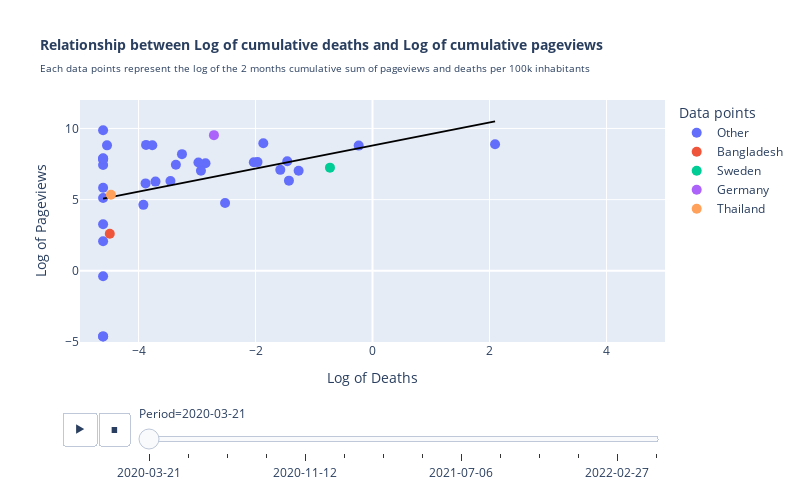

The cell this chart's notebook holds for it:
### Code cell
#intial plot used to get the ols reg data
fig = px.scatter(data, x="Log of Deaths", y="Log of Pageviews", animation_frame="Date", hover_name="country", trendline="ols",
 trendline_color_override= 'black', range_x= [-5, 5], range_y=[-5, 12], color="Data points",
        title= format_title("Relationship between Log of cumulative deaths and Log of cumulative pageviews",
         "Each data points represent the log of the 2 months cumulative sum of pageviews and deaths per 100k inhabitants", 10, 14))
#get result of regression
results = px.get_trendline_results(fig)
tab_result = pd.DataFrame(columns= ['Period', 'Intercept', 'Intercept p-value', 'Coefficient', 'Coefficient p-value'])
date_end = '22-01-2020'
#create summary of the models with params and their respective p-values
for i in range(14):
    results1 = results.iloc[i]["px_fit_results"].params
    results2 = results.iloc[i]["px_fit_results"].pvalues
    date_begin = date_end
    date_end = results.iloc[i]["Date"]
    data['Period'] = np.where(data['i'] == i,"{} to {}".format(date_begin, date_end), data['Date'])
    period = "{} to {}".format(date_begin, date_end)
    tab_result = pd.concat([tab_result, pd.DataFrame({'Period': [period], 'Intercept': [results1[0]], 'Intercept p-value': [results2[0]],
                 'Coefficient': [results1[1]], 'Coefficient p-value': [results2[1]]})], axis= 0)

#final plot with period as animation
fig = px.scatter(data, x="Log of Deaths", y="Log of Pageviews", animation_frame="Period", hover_name="country", trendline="ols",
 trendline_color_override= 'black', range_x= [-5, 5], range_y=[-5, 12], color="Data points",
        title= format_title("Relationship between Log of cumulative deaths and Log of cumulative pageviews",
         "Each data points represent the log of the 2 months cumulative sum of pageviews and deaths per 100k inhabitants", 10, 14))
fig.update_traces(marker_size=10)
fig.update_layout(height=500, width= 800)
fig.layout.updatemenus[0].buttons[0].args[1]["frame"]["duration"] = 2000
fig.show()
fig.write_html("data/regressionDeathsPageviews.html",default_width= 500, default_height= 800)
tab_result = tab_result.set_index('Period').round(3)
tab_result.to_html('data/table_res_reg.html')
tab_result

### Figure 1 — Plotly figure (JSON) as saved in the notebook; plotly's stock layout.template omitted (floating-point values rounded to 4 significant figures)
{"data": [{"hovertemplate": "<b>%{hovertext}</b><br><br>Data points=Other<br>Period=2020-03-21<br>Log of Deaths=%{x}<br>Log of Pageviews=%{y}<extra></extra>", "hovertext": ["Italy", "Russia", "China", "Albania", "Botswana", "Cambodia", "Croatia", "Greece", "Finland", "Norway", "Malaysia", "Israel", "Lithuania", "Serbia", "Slovakia", "Slovenia", "Turkey", "Vietnam", "Bulgaria", "Czechia", "Denmark", "Georgia", "Hungary", "Iceland", "Japan", "Kazakhstan", "South Korea", "Kyrgyzstan", "Netherlands", "Poland", "Romania", "Tajikistan", "Azerbaijan", "Mongolia"], "legendgroup": "Other", "marker": {"color": "#636efa", "size": 10, "symbol": "circle"}, "mode": "markers", "name": "Other", "orientation": "v", "showlegend": true, "type": "scatter", "x": [2.095, -4.538, -1.428, -2.52, -4.605, -4.605, -3.361, -2.029, -1.866, -1.965, -3.454, -3.87, -4.605, -3.709, -4.605, -2.855, -3.879, -4.605, -2.932, -4.605, -1.457, -4.605, -2.975, -1.263, -3.257, -4.605, -1.576, -4.605, -0.236, -3.764, -4.605, -4.605, -3.917, -4.605], "xaxis": "x", "y": [8.893, 8.813, 6.336, 4.759, -4.605, -0.3858, 7.452, 7.624, 8.964, 7.637, 6.31, 8.846, 7.824, 6.266, 7.9, 7.552, 6.141, 7.431, 7.025, 9.877, 7.693, 5.841, 7.608, 7.035, 8.197, 5.115, 7.093, 2.081, 8.796, 8.826, 7.865, -4.605, 4.634, 3.272], "yaxis": "y"}, {"hovertemplate": "<b>OLS trendline</b><br>Log of Pageviews = 0.81012 * Log of Deaths + 8.80118<br>R<sup>2</sup>=0.137853<br><br>Data points=Other<br>Period=2020-03-21<br>Log of Deaths=%{x}<br>Log of Pageviews=%{y} <b>(trend)</b><extra></extra>", "legendgroup": "Other", "line": {"color": "black"}, "marker": {"color": "#636efa", "size": 10, "symbol": "circle"}, "mode": "lines", "name": "Other", "showlegend": false, "type": "scatter", "x": [-4.605, -4.605, -4.605, -4.605, -4.605, -4.605, -4.605, -4.605, -4.605, -4.605, -4.605, -4.605, -4.538, -3.917, -3.879, -3.87, -3.764, -3.709, -3.454, -3.361, -3.257, -2.975, -2.932, -2.855, -2.52, -2.029, -1.965, -1.866, -1.576, -1.457, -1.428, -1.263, -0.236, 2.095], "xaxis": "x", "y": [5.07, 5.07, 5.07, 5.07, 5.07, 5.07, 5.07, 5.07, 5.07, 5.07, 5.07, 5.07, 5.125, 5.628, 5.659, 5.666, 5.752, 5.796, 6.003, 6.078, 6.163, 6.391, 6.426, 6.488, 6.76, 7.158, 7.209, 7.289, 7.524, 7.621, 7.644, 7.778, 8.61, 10.5], "yaxis": "y"}, {"hovertemplate": "<b>%{hovertext}</b><br><br>Data points=Bangladesh<br>Period=2020-03-21<br>Log of Deaths=%{x}<br>Log of Pageviews=%{y}<extra></extra>", "hovertext": ["Bangladesh"], "legendgroup": "Bangladesh", "marker": {"color": "#EF553B", "size": 10, "symbol": "circle"}, "mode": "markers", "name": "Bangladesh", "orientation": "v", "showlegend": true, "type": "scatter", "x": [-4.491], "xaxis": "x", "y": [2.61], "yaxis": "y"}, {"hovertemplate": "Data points=Bangladesh<br>Period=2020-03-21<extra></extra>", "legendgroup": "Bangladesh", "line": {"color": "black"}, "marker": {"color": "#EF553B", "size": 10, "symbol": "circle"}, "mode": "lines", "name": "Bangladesh", "showlegend": false, "type": "scatter", "xaxis": "x", "yaxis": "y"}, {"hovertemplate": "<b>%{hovertext}</b><br><br>Data points=Sweden<br>Period=2020-03-21<br>Log of Deaths=%{x}<br>Log of Pageviews=%{y}<extra></extra>", "hovertext": ["Sweden"], "legendgroup": "Sweden", "marker": {"color": "#00cc96", "size": 10, "symbol": "circle"}, "mode": "markers", "name": "Sweden", "orientation": "v", "showlegend": true, "type": "scatter", "x": [-0.7272], "xaxis": "x", "y": [7.249], "yaxis": "y"}, {"hovertemplate": "Data points=Sweden<br>Period=2020-03-21<extra></extra>", "legendgroup": "Sweden", "line": {"color": "black"}, "marker": {"color": "#00cc96", "size": 10, "symbol": "circle"}, "mode": "lines", "name": "Sweden", "showlegend": false, "type": "scatter", "xaxis": "x", "yaxis": "y"}, {"hovertemplate": "<b>%{hovertext}</b><br><br>Data points=Germany<br>Period=2020-03-21<br>Log of Deaths=%{x}<br>Log of Pageviews=%{y}<extra></extra>", "hovertext": ["Germany"], "legendgroup": "Germany", "marker": {"color": "#ab63fa", "size": 10, "symbol": "circle"}, "mode": "markers", "name": "Germany", "orientation": "v", "showlegend": true, "type": "scatter", "x": [-2.71], "xaxis": "x", "y": [9.532], "yaxis": "y"}, {"hovertemplate": "Data points=Germany<br>Period=2020-03-21<extra></extra>", "legendgroup": "Germany", "line": {"color": "black"}, "marker": {"color": "#ab63fa", "size": 10, "symbol": "circle"}, "mode": "lines", "name": "Germany", "showlegend": false, "type": "scatter", "xaxis": "x", "yaxis": "y"}, {"hovertemplate": "<b>%{hovertext}</b><br><br>Data points=Thailand<br>Period=2020-03-21<br>Log of Deaths=%{x}<br>Log of Pageviews=%{y}<extra></extra>", "hovertext": ["Thailand"], "legendgroup": "Thailand", "marker": {"color": "#FFA15A", "size": 10, "symbol": "circle"}, "mode": "markers", "name": "Thailand", "orientation": "v", "showlegend": true, "type": "scatter", "x": [-4.471], "xaxis": "x", "y": [5.341], "yaxis": "y"}, {"hovertemplate": "Data points=Thailand<br>Period=2020-03-21<extra></extra>", "legendgroup": "Thailand", "line": {"color": "black"}, "marker": {"color": "#FFA15A", "size": 10, "symbol": "circle"}, "mode": "lines", "name": "Thailand", "showlegend": false, "type": "scatter", "xaxis": "x", "yaxis": "y"}], "layout": {"height": 500, "legend": {"title": {"text": "Data points"}, "tracegroupgap": 0}, "sliders": [{"active": 0, "currentvalue": {"prefix": "Period="}, "len": 0.9, "pad": {"b": 10, "t": 60}, "steps": [{"args": [["2020-03-21"], {"frame": {"duration": 0, "redraw": false}, "fromcurrent": true, "mode": "immediate", "transition": {"duration": 0, "easing": "linear"}}], "label": "2020-03-21", "method": "animate"}, {"args": [["2020-05-19"], {"frame": {"duration": 0, "redraw": false}, "fromcurrent": true, "mode": "immediate", "transition": {"duration": 0, "easing": "linear"}}], "label": "2020-05-19", "method": "animate"}, {"args": [["2020-07-17"], {"frame": {"duration": 0, "redraw": false}, "fromcurrent": true, "mode": "immediate", "transition": {"duration": 0, "easing": "linear"}}], "label": "2020-07-17", "method": "animate"}, {"args": [["2020-09-14"], {"frame": {"duration": 0, "redraw": false}, "fromcurrent": true, "mode": "immediate", "transition": {"duration": 0, "easing": "linear"}}], "label": "2020-09-14", "method": "animate"}, {"args": [["2020-11-12"], {"frame": {"duration": 0, "redraw": false}, "fromcurrent": true, "mode": "immediate", "transition": {"duration": 0, "easing": "linear"}}], "label": "2020-11-12", "method": "animate"}, {"args": [["2021-01-10"], {"frame": {"duration": 0, "redraw": false}, "fromcurrent": true, "mode": "immediate", "transition": {"duration": 0, "easing": "linear"}}], "label": "2021-01-10", "method": "animate"}, {"args": [["2021-03-10"], {"frame": {"duration": 0, "redraw": false}, "fromcurrent": true, "mode": "immediate", "transition": {"duration": 0, "easing": "linear"}}], "label": "2021-03-10", "method": "animate"}, {"args": [["2021-05-08"], {"frame": {"duration": 0, "redraw": false}, "fromcurrent": true, "mode": "immediate", "transition": {"duration": 0, "easing": "linear"}}], "label": "2021-05-08", "method": "animate"}, {"args": [["2021-07-06"], {"frame": {"duration": 0, "redraw": false}, "fromcurrent": true, "mode": "immediate", "transition": {"duration": 0, "easing": "linear"}}], "label": "2021-07-06", "method": "animate"}, {"args": [["2021-09-03"], {"frame": {"duration": 0, "redraw": false}, "fromcurrent": true, "mode": "immediate", "transition": {"duration": 0, "easing": "linear"}}], "label": "2021-09-03", "method": "animate"}, {"args": [["2021-11-01"], {"frame": {"duration": 0, "redraw": false}, "fromcurrent": true, "mode": "immediate", "transition": {"duration": 0, "easing": "linear"}}], "label": "2021-11-01", "method": "animate"}, {"args": [["2021-12-30"], {"frame": {"duration": 0, "redraw": false}, "fromcurrent": true, "mode": "immediate", "transition": {"duration": 0, "easing": "linear"}}], "label": "2021-12-30", "method": "animate"}, {"args": [["2022-02-27"], {"frame": {"duration": 0, "redraw": false}, "fromcurrent": true, "mode": "immediate", "transition": {"duration": 0, "easing": "linear"}}], "label": "2022-02-27", "method": "animate"}, {"args": [["2022-02-27 to 2022-04-27"], {"frame": {"duration": 0, "redraw": false}, "fromcurrent": true, "mode": "immediate", "transition": {"duration": 0, "easing": "linear"}}], "label": "2022-02-27 to 2022-04-27", "method": "animate"}], "x": 0.1, "xanchor": "left", "y": 0, "yanchor": "top"}], "title": {"text": "<span style=\"font-size: 14px;\"><b>Relationship between Log of cumulative deaths and Log of cumulative pageviews</b></span><br><span style=\"font-size: 10px; line-height: 20%;\">Each data points represent the log of the 2 months cumulative sum of pageviews and deaths per 100k inhabitants</span>"}, "updatemenus": [{"buttons": [{"args": [null, {"frame": {"duration": 2000, "redraw": false}, "fromcurrent": true, "mode": "immediate", "transition": {"duration": 500, "easing": "linear"}}], "label": "&#9654;", "method": "animate"}, {"args": [[null], {"frame": {"duration": 0, "redraw": false}, "fromcurrent": true, "mode": "immediate", "transition": {"duration": 0, "easing": "linear"}}], "label": "&#9724;", "method": "animate"}], "direction": "left", "pad": {"r": 10, "t": 70}, "showactive": false, "type": "buttons", "x": 0.1, "xanchor": "right", "y": 0, "yanchor": "top"}], "width": 800, "xaxis": {"anchor": "y", "domain": [0, 1], "range": [-5, 5], "title": {"text": "Log of Deaths"}}, "yaxis": {"anchor": "x", "domain": [0, 1], "range": [-5, 12], "title": {"text": "Log of Pageviews"}}}}
